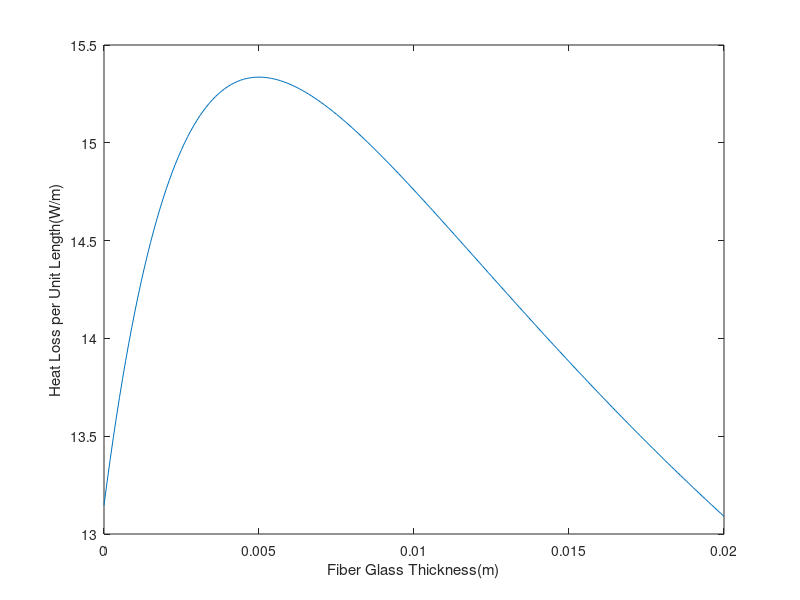

The MATLAB script that drew this image:

tfb = (0:.1:20)/1000;
r3 = .5/100 + tfb;
r2 = .5/100;
r1 = .4/100;
hi = 100;
ho = 6;
ka = 25;
kfg = .06;
for i = 1:length(tfb)
q(i) = 75/(1/(2*pi*r1*hi)+log(r2/r1)/(2*pi*ka)+log(r3(i)/r2)/(2*pi*kfg)+1/(2*pi*r3(i)*ho));
end

figure(1);
plot(tfb,q);

xlabel('Fiber Glass Thickness(m)');
ylabel('Heat Loss per Unit Length(W/m)');